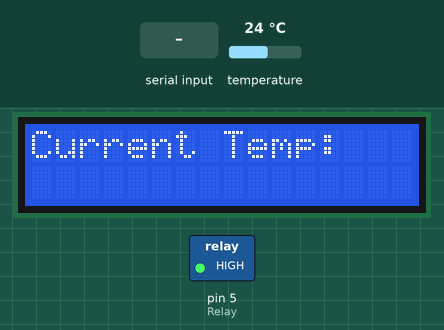
This sketch was run on a simulated Arduino Uno, built with avr-gcc and run on an emulated ATmega328P. On the bench: 16×2 character LCD, switched loads named in the sketch (green lamp = pin HIGH). Inputs (shaded band) come from the test bench; at power-on: temperature 24 °C. What the sketch prints to the serial monitor is not drawn.

Above: at 3.2 s.
At 4.3 s:
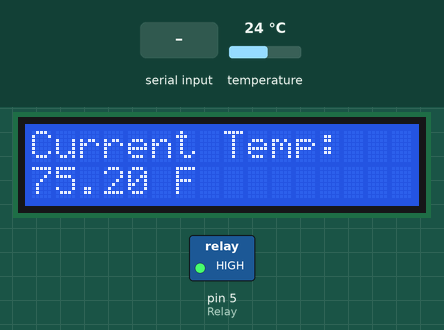
4.4 s: "90,45\n" received over Serial
At 6.6 s:
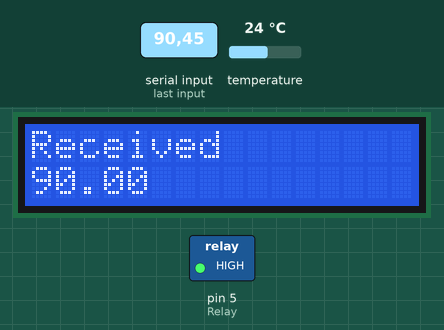
At 9.5 s:
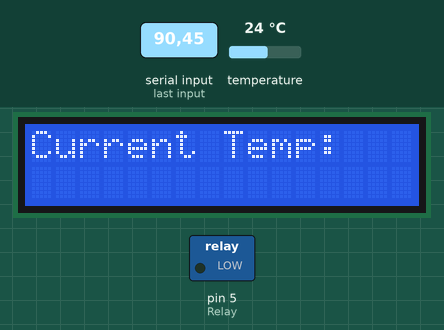
Timing chart, 0 to 15.0 s (numbered marks = the images above; inputs shaded):
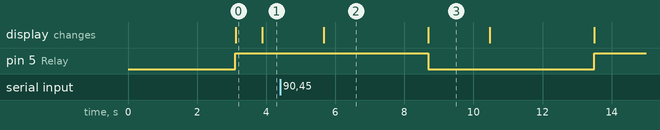

The sketch:

smoker-controller.ino
```cpp
#include <Wire.h>
#include <LiquidCrystal_I2C.h>
#include <DallasTemperature.h>

#define ONE_WIRE_BUS 11

//create instance of LiquidCrystal_I2C
LiquidCrystal_I2C lcd(0x3F,16,2);

// Setup a oneWire instance to communicate with any OneWire devices (not just Maxim/Dallas temperature ICs)
OneWire oneWire(ONE_WIRE_BUS);

// Pass oneWire reference to Dallas Temperature.
DallasTemperature sensors(&oneWire);

float setTemp;
float currentTemp;
boolean setRelay;
int Relay  = 5; // Digital pin D5

void setup(){

    setTemp = 0;
    currentTemp = 0;
    setRelay = false;
    lcd.begin();
    lcd.backlight();

    lcd.setCursor(0,0);
    lcd.print("Smoker");
    lcd.setCursor(0,1);
    lcd.print("Controller");

    delay(3000);
    lcd.clear();

    Serial.begin(9600);

    sensors.begin();

    lcd.setCursor(0,0);
    lcd.print("Current Temp:");
    pinMode(Relay, OUTPUT);
    digitalWrite(Relay, HIGH);

}

void loop(){


    sensors.requestTemperatures(); // Send the command to get temperatures

    // After getting the temperatures, print them here.
    // use the function ByIndex to get the temperature from the first device (index 0).
    currentTemp = sensors.getTempFByIndex(0);
    Serial.println(currentTemp);
    lcd.setCursor(0,1);
    lcd.print(String(currentTemp) + " F");
    if(Serial.available() > 0){
        byte data[4];
        int byteCount = 0;
        lcd.clear();
        lcd.setCursor(0,0);
        lcd.print("Received");
        float receivedSetTemp = Serial.parseFloat();

        lcd.setCursor(0,1);
        lcd.print(receivedSetTemp);
        setTemp = receivedSetTemp;
        delay(3000);
        lcd.clear();
        lcd.setCursor(0,0);
        lcd.print("Current Temp:");
    }
    determineFanStatus();
    delay(1000);
}

void determineFanStatus(){
    if((currentTemp < (setTemp - 10)) && !setRelay){
        setRelay = true;
        digitalWrite(Relay, LOW);
    }
    if((currentTemp >= setTemp) && setRelay){
        setRelay = false;
        digitalWrite(Relay, HIGH);
    }
}
```

Measured:
- after the input at 4.4 s, pin 5 (Relay): HIGH → LOW after 4.3 s, → HIGH 4.8 s later; the display: changes after 1.3 s (image 2)
- what the display in image 0 shows lasts 0.8 s, from 3.1 s to 3.9 s
- what the display in image 2 shows lasts 3.0 s, from 5.7 s to 8.7 s
